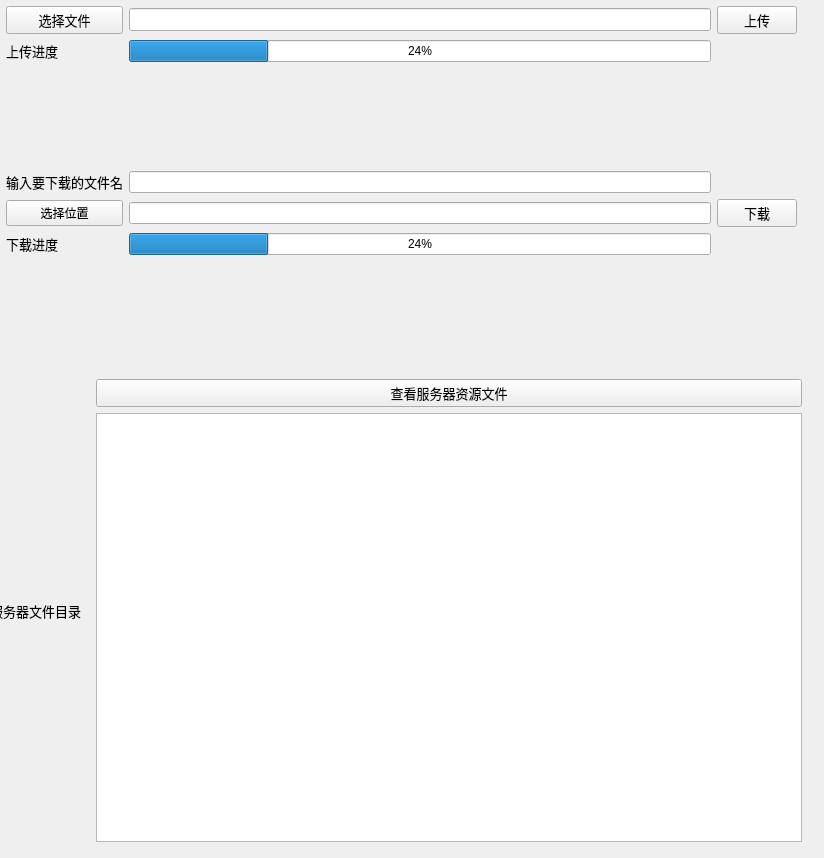
<?xml version="1.0" encoding="UTF-8"?>
<ui version="4.0">
 <class>MainMenu</class>
 <widget class="QWidget" name="MainMenu">
  <property name="geometry">
   <rect>
    <x>0</x>
    <y>0</y>
    <width>824</width>
    <height>858</height>
   </rect>
  </property>
  <property name="windowTitle">
   <string>Form</string>
  </property>
  <widget class="QWidget" name="widget" native="true">
   <property name="geometry">
    <rect>
     <x>6</x>
     <y>6</y>
     <width>791</width>
     <height>351</height>
    </rect>
   </property>
   <layout class="QGridLayout" name="gridLayout">
    <item row="0" column="0">
     <widget class="QPushButton" name="chooseFile">
      <property name="font">
       <font>
        <pointsize>10</pointsize>
       </font>
      </property>
      <property name="text">
       <string>选择文件</string>
      </property>
     </widget>
    </item>
    <item row="0" column="1">
     <widget class="QLineEdit" name="upload_edit">
      <property name="font">
       <font>
        <pointsize>10</pointsize>
       </font>
      </property>
     </widget>
    </item>
    <item row="0" column="2">
     <widget class="QPushButton" name="upload">
      <property name="font">
       <font>
        <pointsize>10</pointsize>
       </font>
      </property>
      <property name="text">
       <string>上传</string>
      </property>
     </widget>
    </item>
    <item row="1" column="0">
     <widget class="QLabel" name="upload_label">
      <property name="font">
       <font>
        <pointsize>10</pointsize>
       </font>
      </property>
      <property name="text">
       <string>上传进度</string>
      </property>
     </widget>
    </item>
    <item row="1" column="1">
     <widget class="QProgressBar" name="upload_progressBar">
      <property name="value">
       <number>24</number>
      </property>
     </widget>
    </item>
    <item row="2" column="0">
     <spacer name="verticalSpacer">
      <property name="orientation">
       <enum>Qt::Vertical</enum>
      </property>
      <property name="sizeHint" stdset="0">
       <size>
        <width>20</width>
        <height>70</height>
       </size>
      </property>
     </spacer>
    </item>
    <item row="2" column="2">
     <spacer name="verticalSpacer_2">
      <property name="orientation">
       <enum>Qt::Vertical</enum>
      </property>
      <property name="sizeHint" stdset="0">
       <size>
        <width>20</width>
        <height>70</height>
       </size>
      </property>
     </spacer>
    </item>
    <item row="3" column="0">
     <widget class="QLabel" name="filename_label">
      <property name="font">
       <font>
        <pointsize>10</pointsize>
       </font>
      </property>
      <property name="text">
       <string>输入要下载的文件名</string>
      </property>
     </widget>
    </item>
    <item row="3" column="1">
     <widget class="QLineEdit" name="filename_edit"/>
    </item>
    <item row="4" column="0">
     <widget class="QPushButton" name="chooseLoaction">
      <property name="text">
       <string>选择位置</string>
      </property>
     </widget>
    </item>
    <item row="4" column="1">
     <widget class="QLineEdit" name="location_edit"/>
    </item>
    <item row="4" column="2">
     <widget class="QPushButton" name="download">
      <property name="font">
       <font>
        <pointsize>10</pointsize>
       </font>
      </property>
      <property name="text">
       <string>下载</string>
      </property>
     </widget>
    </item>
    <item row="5" column="0">
     <widget class="QLabel" name="download_label_2">
      <property name="font">
       <font>
        <pointsize>10</pointsize>
       </font>
      </property>
      <property name="text">
       <string>下载进度</string>
      </property>
     </widget>
    </item>
    <item row="5" column="1">
     <widget class="QProgressBar" name="download_progressBar">
      <property name="value">
       <number>24</number>
      </property>
     </widget>
    </item>
    <item row="6" column="0">
     <spacer name="verticalSpacer_3">
      <property name="orientation">
       <enum>Qt::Vertical</enum>
      </property>
      <property name="sizeHint" stdset="0">
       <size>
        <width>20</width>
        <height>70</height>
       </size>
      </property>
     </spacer>
    </item>
    <item row="6" column="2">
     <spacer name="verticalSpacer_4">
      <property name="orientation">
       <enum>Qt::Vertical</enum>
      </property>
      <property name="sizeHint" stdset="0">
       <size>
        <width>20</width>
        <height>70</height>
       </size>
      </property>
     </spacer>
    </item>
   </layout>
  </widget>
  <widget class="QWidget" name="widget_3" native="true">
   <property name="geometry">
    <rect>
     <x>-10</x>
     <y>370</y>
     <width>821</width>
     <height>481</height>
    </rect>
   </property>
   <layout class="QHBoxLayout" name="horizontalLayout">
    <item>
     <widget class="QLabel" name="files_label">
      <property name="font">
       <font>
        <pointsize>10</pointsize>
       </font>
      </property>
      <property name="text">
       <string>服务器文件目录</string>
      </property>
     </widget>
    </item>
    <item>
     <widget class="QWidget" name="widget_2" native="true">
      <layout class="QVBoxLayout" name="verticalLayout">
       <item>
        <widget class="QPushButton" name="listFile">
         <property name="font">
          <font>
           <pointsize>10</pointsize>
          </font>
         </property>
         <property name="text">
          <string>查看服务器资源文件</string>
         </property>
        </widget>
       </item>
       <item>
        <widget class="QTableWidget" name="tableWidget"/>
       </item>
      </layout>
     </widget>
    </item>
   </layout>
  </widget>
 </widget>
 <resources/>
 <connections/>
</ui>
